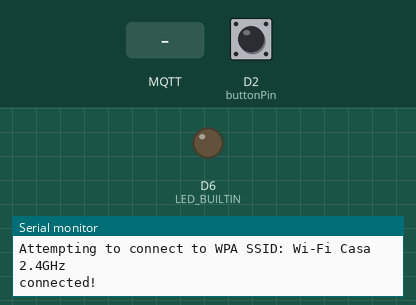
Bench run of a sketch on a simulated Arduino MKR. Shown: output pins drawn as LEDs (lit = HIGH), the last lines printed to the serial monitor. The inputs (shaded band) are chosen by the test bench; at power-on: D2 (buttonPin) LOW. WiFi joins after 1.5 s; servers stay silent unless stated; no MQTT or app messages arrive unless stated.

Above: at 2.8 s.
2.9 s: D2 (buttonPin) pulled HIGH for 0.15 s
At 3.9 s:
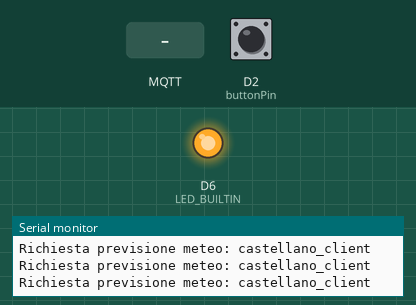
4.5 s: MQTT message "1" arrives on the first subscribed topic
6.0 s: MQTT message "on" arrives on the first subscribed topic
7.5 s: MQTT message "off" arrives on the first subscribed topic
Timing chart, 0 to 10.0 s (numbered marks = the images above; inputs shaded):
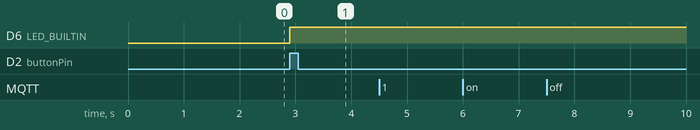

The sketch:

BottoneInviaERiceveMqtt.ino
```cpp
#include <Arduino_JSON.h>
#include <MQTT.h>
#include <WiFiNINA.h>

#define BROKER_IP    "broker.hivemq.com"
#define DEV_NAME     "mqttdevice"
#define MQTT_USER    "user"
#define MQTT_PW      "password"

const char ssid[] = "Wi-Fi Casa 2.4GHz";
const char pass[] = "aalino98";
const char topic_client[]  = "castellano_client";
const char topic_server[]  = "castellano_server";

WiFiClient net;
MQTTClient client;

const int buttonPin = 2;  // the number of the pushbutton pin
int buttonState = 0;  // variable for reading the pushbutton status

void connect() {
  Serial.print("Attempting to connect to WPA SSID: ");
  Serial.println(ssid);
  /*while (WiFi.begin(ssid, pass) != WL_CONNECTED) {
    Serial.print(".");
  }*/
  while (!client.connect(DEV_NAME, MQTT_USER, MQTT_PW)) {

    Serial.print(".");
    delay(1000);
  }

  client.connect(BROKER_IP, 1883);
  Serial.println("\nconnected!");
  client.subscribe(topic_server);

}

void messageReceived(String &topic, String &payload) {
  Serial.println("incoming: " + topic + " - " + payload);
  Serial.println(payload.toDouble());
}

void setup() {
  Serial.begin(9600);
  WiFi.begin(ssid, pass);

  pinMode(LED_BUILTIN, OUTPUT);
  pinMode(buttonPin, INPUT);
  client.begin(BROKER_IP, 1883, net);
  client.onMessage(messageReceived);
  connect();
}

void send() {
    Serial.print("Richiesta previsione meteo: ");
    Serial.println(topic_client);
    client.publish(topic_client, "forecast_request");
    Serial.println();
}

void loop() {
  client.loop();
  buttonState = digitalRead(buttonPin);

  if (buttonState == HIGH) {
    digitalWrite(LED_BUILTIN, HIGH);
    send();
  }
}
```

Measured:
- after the input at 2.9 s, D6 (LED_BUILTIN): LOW → HIGH at once
